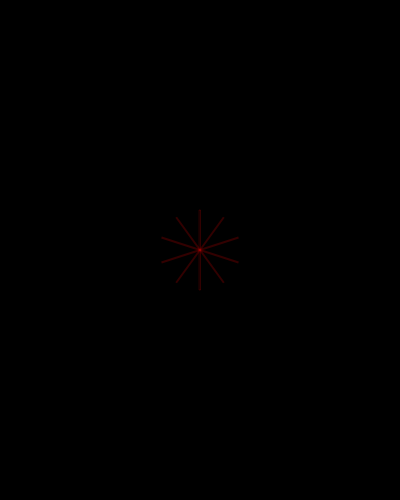
Frame 1 (no input)
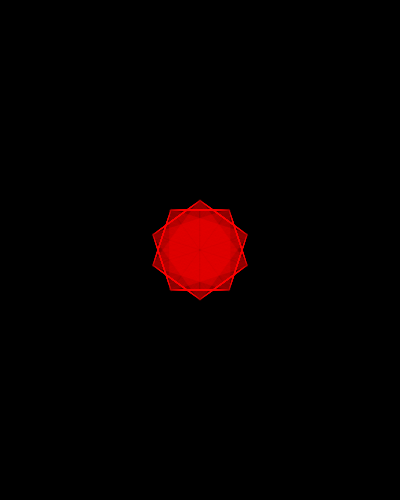
Frame 60 (no input)
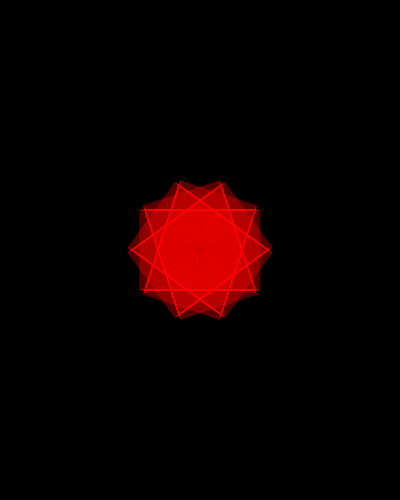
Frame 120 (the mouse pressed at the canvas centre since frame 60)

The p5.js sketch that drew these frames (run headless with seeded random() and noise() and a simulated clock; from frame 60 on, the mouse is pressed at the canvas centre):

// p5.js sketch
// ── sketch.js
function setup() {
  // once
  createCanvas(400, 500);
  background(0);
}

function draw() {
  //loop forever
  // background(100); // clear
  for (let angle=0; angle<360; angle+=72) {
    push();
    translate(width/2, height/2);
    rotate( radians(angle) );
    rectMode(CENTER);
    noFill();
    strokeWeight(1);
    stroke(255,0,0,50);
    rect(0,0, frameCount, 80);
    pop();
  }

  // if (frameCount == 100) {
  //   noLoop();
  // }
}

// color
// 0 - 255
// (w)
// (w, a) alpha: opacity
// (r, g, b)
// (r, g, b, a) alpha: opacity

// console.log( frameCount );
// console.log( frameRate() );
// frameRate: 60 frames(images) per second
// 60 FPS
// frameRate(5);

// Angles
// radians: PI TWO_PI
// degrees: 90 180 360, ...
// radians( deg ) // covert degrees to radians
// degrees( rad ) // covert radians to degress
